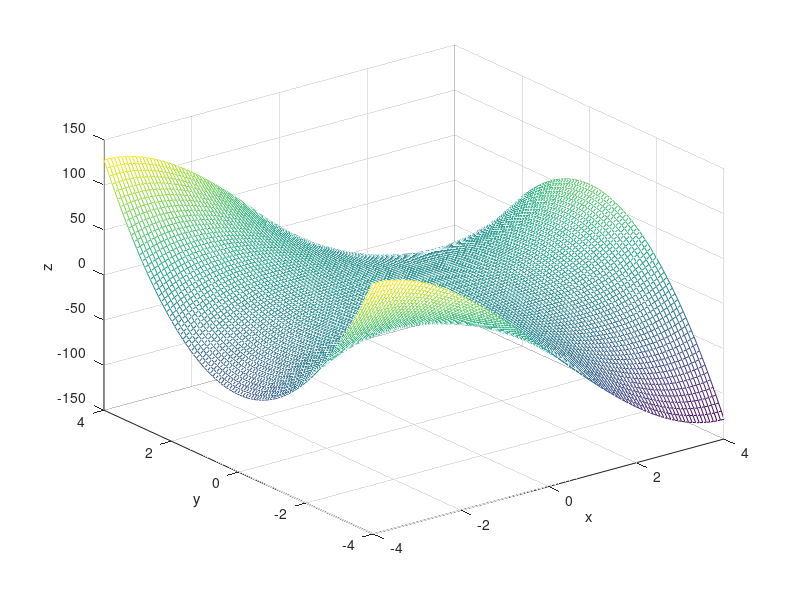

Write the MATLAB code that produced this figure.
[X,Y] = meshgrid(linspace(-4, 4));
Z = X.^3 - 3 * X .* Y .^ 2;
figure1 = figure('Name','Mesh Grid','NumberTitle','off');
mesh(X, Y, Z)
xlabel('x')
ylabel('y')
zlabel('z')
print(figure1, '3DplotQ1b.png','-dpng','-r300');